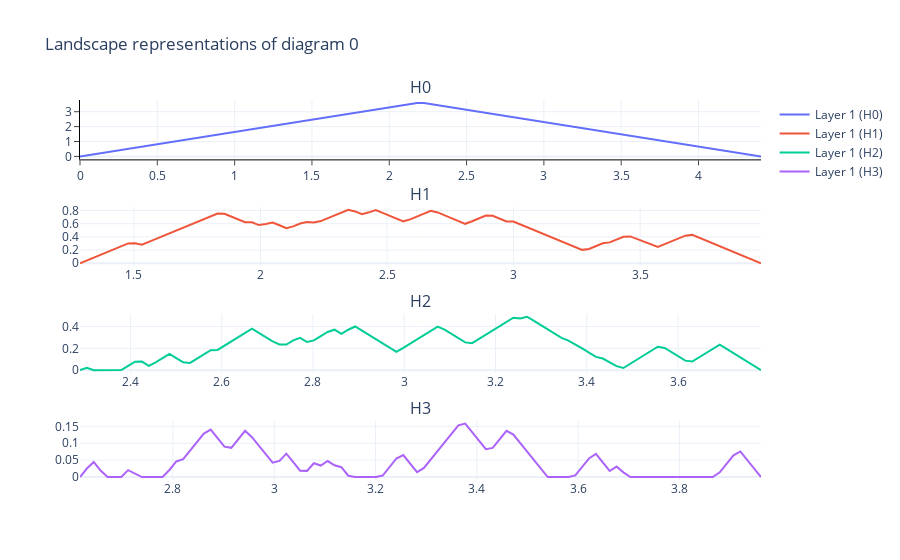

Source (notebook cell):
### Code cell
PL.plot(left_resting_pl[4])
